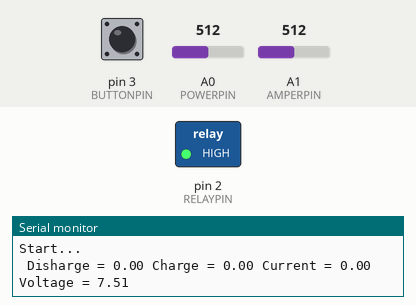
Bench run of a sketch on a simulated Arduino Uno, built with avr-gcc and run on an emulated ATmega328P. Shown: switched loads named in the sketch (green lamp = pin HIGH), the last lines printed to the serial monitor. Dashed ring = blinking. Inputs (shaded band) come from the test bench; at power-on: pin 3 (BUTTONPIN) HIGH, A0 (POWERPIN) = 512, A1 (AMPERPIN) = 512.

Above: at 1.8 s.
1.9 s: pin 3 (BUTTONPIN) pulled LOW for 3.2 s
At 5.2 s:
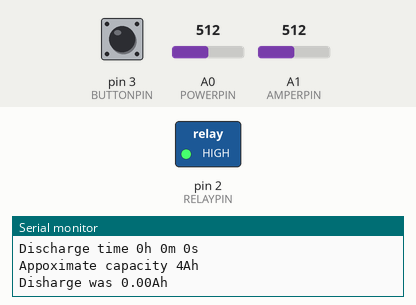
Timing chart, 0 to 6.7 s (numbered marks = the images above; inputs shaded):
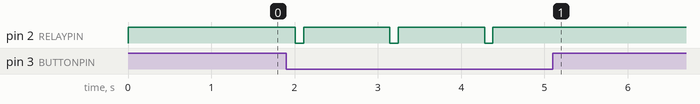

The sketch:

Discharger.ino
```cpp
/*
** Реле на пин 2
** Кнопка на пин 3
** Меряем напряжение на аналоговом пине 0
** Амперметр на аралоговый порт 1
** Переключаем на заряд при напряжении 10.8В
** Не хотим работать при напряжении меньше 5В
**
** При включении работает зарядка.
** Кнопка переключает режим заряд/разряд.
** Разряд завершается при достижении 10.8B и начинается заряд.
*/


/*
   Todo:
   Считать время заряда и разряда.
   Если лампа перегорает -- на зарядку.
*/


#define RELAYPIN  2
#define BUTTONPIN 3
#define POWERPIN  0
#define AMPERPIN  1
#define LIMIT     10.8f
#define UPLIMIT   14.5f
#define BADPOWER  5.0f
#define CIRCLES   3

#define SWITCH_LAMP     0
#define SWITCH_CHARGER  1

// Секунд на вывод инфы
#define TICKS     (60*5)

void setup() {
  pinMode(RELAYPIN, OUTPUT);
  pinMode(BUTTONPIN, INPUT_PULLUP);
  digitalWrite(RELAYPIN, HIGH);
  Serial.begin(9600);
  Serial.println("Start...");
}

int mode = SWITCH_CHARGER;
int pressed = 0;
int tick = 0;
unsigned long start = 0;
int circle = 1;

float chargeAh = 0.0;
unsigned long chargeMs = 0;
float dischargeAh = 0.0;
unsigned long dischargeMs = 0;

void loop() {
  // Закончили
  if (circle > CIRCLES) return;
  // Проверяем напряжение.
  float v = analogRead(POWERPIN) / 1023.0f * 3.0f * 5.0f;
  // Измеряем ток
  float a = ((analogRead(AMPERPIN) * (5.0 / 1024.0)) - 2.5) / 0.1;
  // Заряжаем, если что-то не так с зарядкой.
  if (v > BADPOWER) {
    // Идёт зарядка, ожидаем кнопку.
    if (mode == SWITCH_CHARGER) {
      chargeAh += a * (millis() - chargeMs) / 3600000.0;
      chargeMs = millis();
      if (digitalRead(BUTTONPIN) == LOW || v > UPLIMIT && circle <= CIRCLES) {
        mode = SWITCH_LAMP;
        digitalWrite(RELAYPIN, LOW); // Переключаем на лампочку.
        dischargeMs = millis();
        Serial.print("Try "); Serial.println(circle);
        Serial.print("Charge was "); Serial.print(chargeAh); Serial.println("Ah");
        dischargeAh = 0.0;
        Serial.println("LETS LIGHT!");
        delay(100);
        pressed = 1;
        circle++;
        if (circle > CIRCLES) Serial.println("Thats enough!");
      }
    }
    // Идёт разряд, ожидаем падение напряжения.
    if (mode == SWITCH_LAMP) {
      dischargeAh += a * (millis() - dischargeMs) / 3600000.0;
      dischargeMs = millis();
      // Достигли дна по напряжению.
      if (v < LIMIT) {
        mode = SWITCH_CHARGER;
        digitalWrite(RELAYPIN, HIGH); // Переключаем на зарядник.
        start = millis();
        Serial.println("TIME TO SUCK ELECTRICITY!");
        unsigned long msec = millis() - start;
        Serial.print("Discharge time ");
        Serial.print(msec / 3600000); Serial.print("h ");
        Serial.print((msec % 3600000) / 60000); Serial.print("m ");
        Serial.print((msec % 60000) / 1000); Serial.print("s ");
        Serial.println();
        Serial.print("Appoximate capacity "); Serial.print(55 / 12);
        Serial.println("Ah");
        Serial.print("Disharge was "); Serial.print(dischargeAh); Serial.println("Ah");
        chargeAh = 0.0;
      }
      // Переключить на зарядку принудительно.
      if (pressed == 0 && digitalRead(BUTTONPIN) == LOW) {
        mode = SWITCH_CHARGER;
        digitalWrite(RELAYPIN, HIGH); // Переключаем на зарядник.
        chargeMs = millis();
        Serial.println("SUCK THE ELECTRICITY!");
        Serial.print("Disharge was "); Serial.print(-dischargeAh); Serial.println("Ah");
        chargeAh = 0.0;
        if (circle > CIRCLES) Serial.println("LAST CHARGING!");
        delay(100);
      }
    }
  } else {
    Serial.println("BAD POWER!");
  }
  if (tick == 0) {
    Serial.print(" Disharge = "); Serial.print(-dischargeAh);
    Serial.print(" Charge = "); Serial.print(chargeAh);
    Serial.print(" Current = "); Serial.print(a);
    Serial.print(" Voltage = "); Serial.println(v);
  }
  pressed = 0;
  tick = ++tick % TICKS;
  delay(1000); // Не спешим
}
```

Measured:
- after the input at 1.9 s, pin 2 (RELAYPIN): alternates HIGH for 1.0 s and LOW for 0.10 s, 6 changes in all, then stays HIGH, starting after 0.11 s
